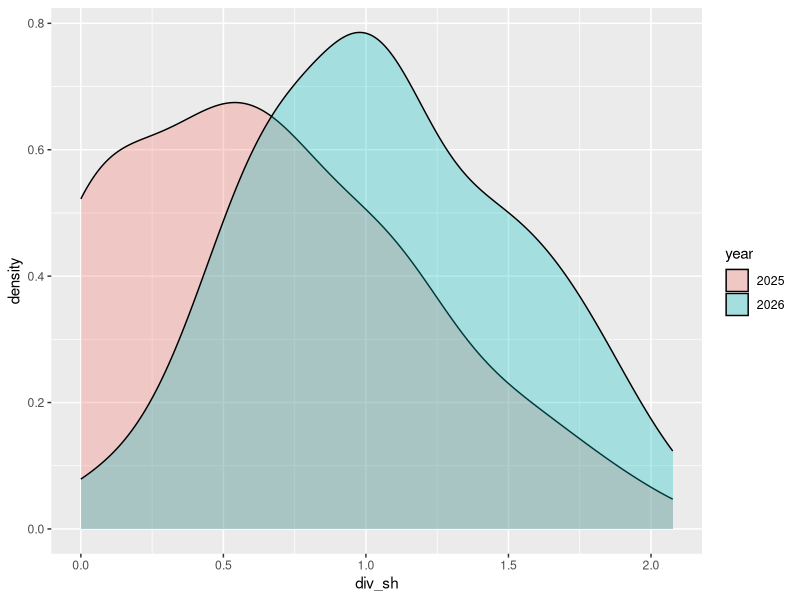
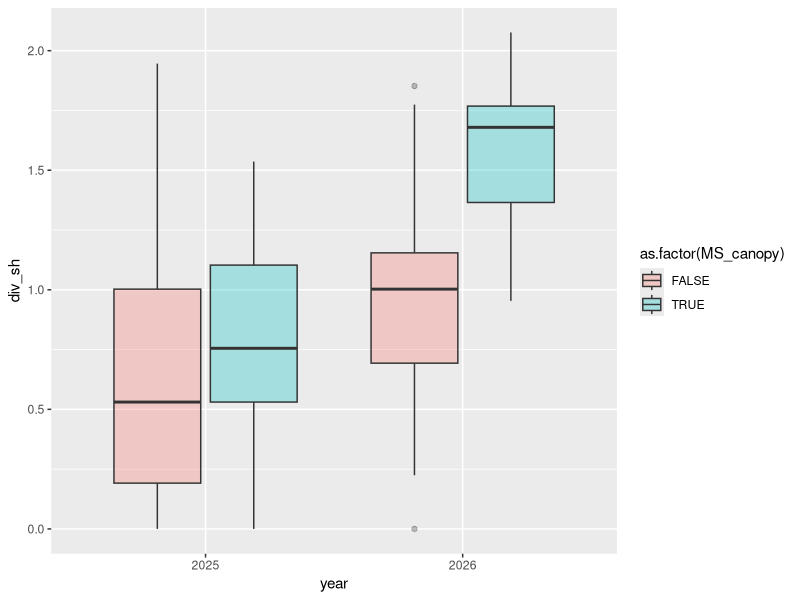
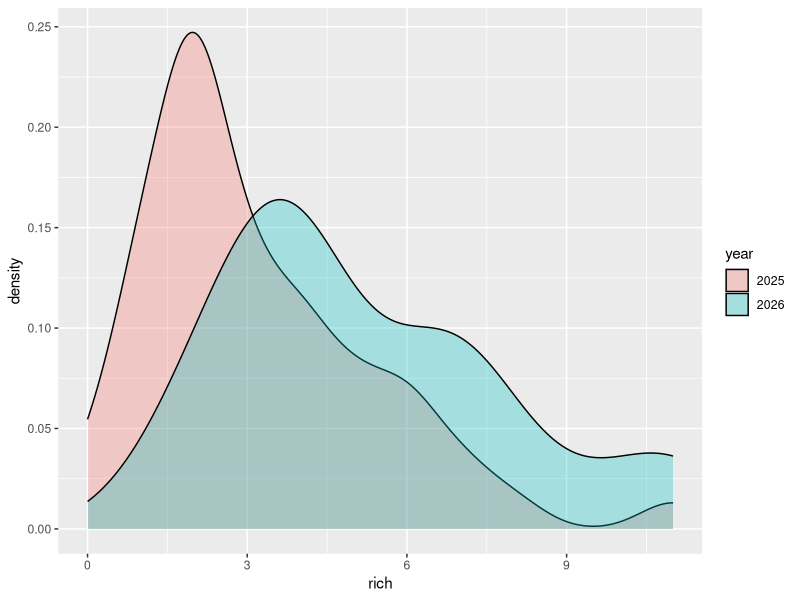
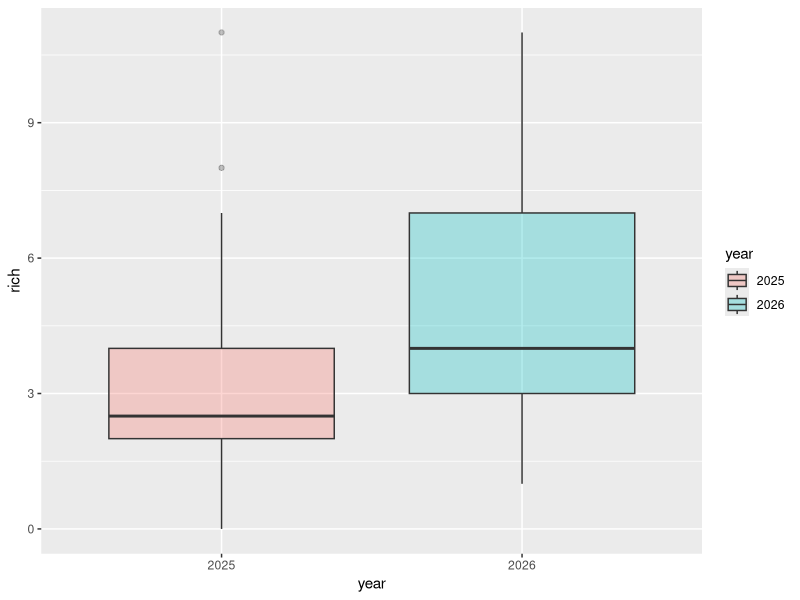
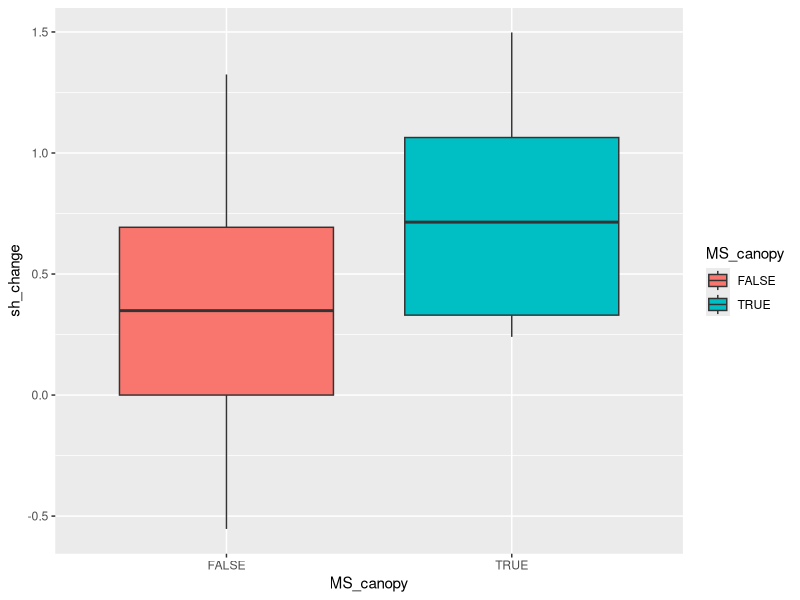
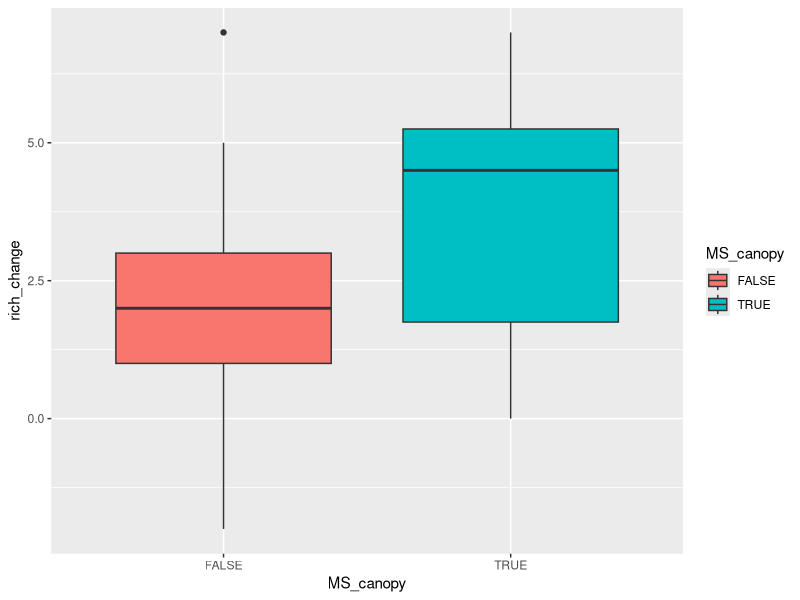

The R script that drew these images, in order: (Note: this script raises an error after producing the figures.)
library(tidyverse)
library(vegan)

pre <- read_csv("data/community_fall2025.csv")
pre$year <- "2025"
pre[is.na(pre)] <- 0

post <- read_csv("data/community_fall2026.csv")
post$year <- "2026"
post[is.na(post)] <- 0
post$plot <- as.character(post$plot)

com_change <- bind_rows(pre, post)
com_change[is.na(com_change)] <- 0

# vector of treatment plots:

treat <- as.character(seq(1, 100, by = 1))

com_change <- filter(com_change, plot %in% treat)

# spp categorical-type traits:

traits <- read_csv('data/species_traits.csv')
provel <- read_csv("data/mesquite_canopy.csv") %>% 
  mutate(MS_canopy = 1)

# need a long dataframe for diversity things:

com_shift <- relocate(com_change, year, .before = HOPOBT)

com_long <- com_shift %>% 
  pivot_longer(cols = `HOPOBT`:`ACANEO`, names_to = "spp", values_to = "cover")

com_div <- com_long %>% 
  group_by(plot, year) %>% 
  summarise(div_sh = diversity(cover, index = "shannon"),
            rich = specnumber(cover)) %>% 
  full_join(provel) %>% 
  filter(!is.na(year)) %>% 
  mutate(MS_canopy = case_when(is.na(MS_canopy) ~ F,
                               .default = T))

ggplot(com_div, aes(x = div_sh))+
  geom_density(aes(fill = year), alpha = 0.3)

ggplot(com_div, aes(x = year, y = div_sh))+
  geom_boxplot(aes(group = interaction(year, MS_canopy), 
                   fill = as.factor(MS_canopy)), alpha = 0.3)

ggplot(com_div, aes(x = rich))+
  geom_density(aes(fill = year), alpha = 0.3)

ggplot(com_div, aes(x = year, y = rich))+
  geom_boxplot(aes(fill = year), alpha = 0.3)


# plot-wise change in diversity?

com_yr_comp <- com_div %>% 
  pivot_wider(values_from = c(div_sh, rich),
              names_from = year)

com_yr_change <- com_yr_comp %>% 
  mutate(sh_change = div_sh_2026 - div_sh_2025,
         rich_change = rich_2026 - rich_2025,
         plot = as.numeric(plot))

ggplot(com_yr_change, aes(x = MS_canopy, y = sh_change))+
  geom_boxplot(aes(fill = MS_canopy))

t.test(filter(com_yr_change, MS_canopy == T)$sh_change,
       filter(com_yr_change, MS_canopy == F)$sh_change,
       var.equal = T)
# t-test shows that plots that used to be under a mesquite canopy
# showed higher increases in shannon's diversity

ggplot(com_yr_change, aes(x = MS_canopy, y = rich_change))+
  geom_boxplot(aes(fill = MS_canopy))

t.test(filter(com_yr_change, MS_canopy == T)$rich_change,
       filter(com_yr_change, MS_canopy == F)$rich_change,
       var.equal = T)
# t-test also shows plots that were under a canopy had higher increases in richness

# let's bring in this mesquite proximity data:

mesq <- read_csv("data/mesquite_proximity_fall2026.csv")

# first, convert degrees to radians:

# equation for HLI adopted from https://doi.org/10.1111/j.1654-1103.2002.tb02087.x
# McCune and Keon (2002). Equations for potential annual direct incident radiation and heat load.
# Journal of Vegetation Science, 13(4), 603-606.

# change exact parameters since my bearings are from the plot to the mesquite, and thus
# a bearing of 180 would indicate a mesquite to the south and lower heat load

# with my formulation, heat load peaks when the mesquite is located 45º from the plot
# and heat load is minimum when the mesquite is 225º from the plot (to the SW, providing shade)

mesq_conv <- mesq %>% 
  mutate(direction_rad = (direction*pi)/180) %>% 
  mutate(hli = 1-cos(direction_rad-(5*pi/4))/2) %>% 
  mutate(hli_scaled = scale(hli, center = T)[,1])

com_yr_change <- inner_join(com_yr_change, mesq_conv)

cor.test(com_yr_change$rich_change, com_yr_change$distance)
# richness change was not correlated with distance from mesquite

cor.test(com_yr_change$rich_change, com_yr_change$hli_scaled)
# almost correlated with direction? how to scale..?

com_yr_change$ms_tf = case_when(com_yr_change$MS_canopy == F ~ 0,
                                com_yr_change$MS_canopy == T ~ 1)

summary(lm(rich_2025 ~ ms_tf, data = com_yr_change))
summary(lm(rich_2026 ~ ms_tf, data = com_yr_change))

# MS canopy explained 7% of richness in 2025
# .....but explained 26% of richness in 2026!

# distance didn't explain much of anything lol.
summary(lm(div_sh_2025 ~ ms_tf, data = com_yr_change))
summary(lm(div_sh_2026 ~ ms_tf, data = com_yr_change))
# MS canopy didn't explain the diversity in 2025, but in 2026, it explained 23% of the diversity.

# i'm sensing a strong interaction of climate and mesquite presence.
# we have had a very wet year in 2026 thus far, which may have allowed the "fertile islands" to respond more strongly

summary(lm(div_sh_2025 ~ hli_scaled, data = com_yr_change))
summary(lm(div_sh_2026 ~ hli_scaled, data = com_yr_change))

summary(lm(rich_change ~ hli_scaled, data = com_yr_change))
summary(lm(sh_change ~ hli_scaled, data = com_yr_change)) #???
